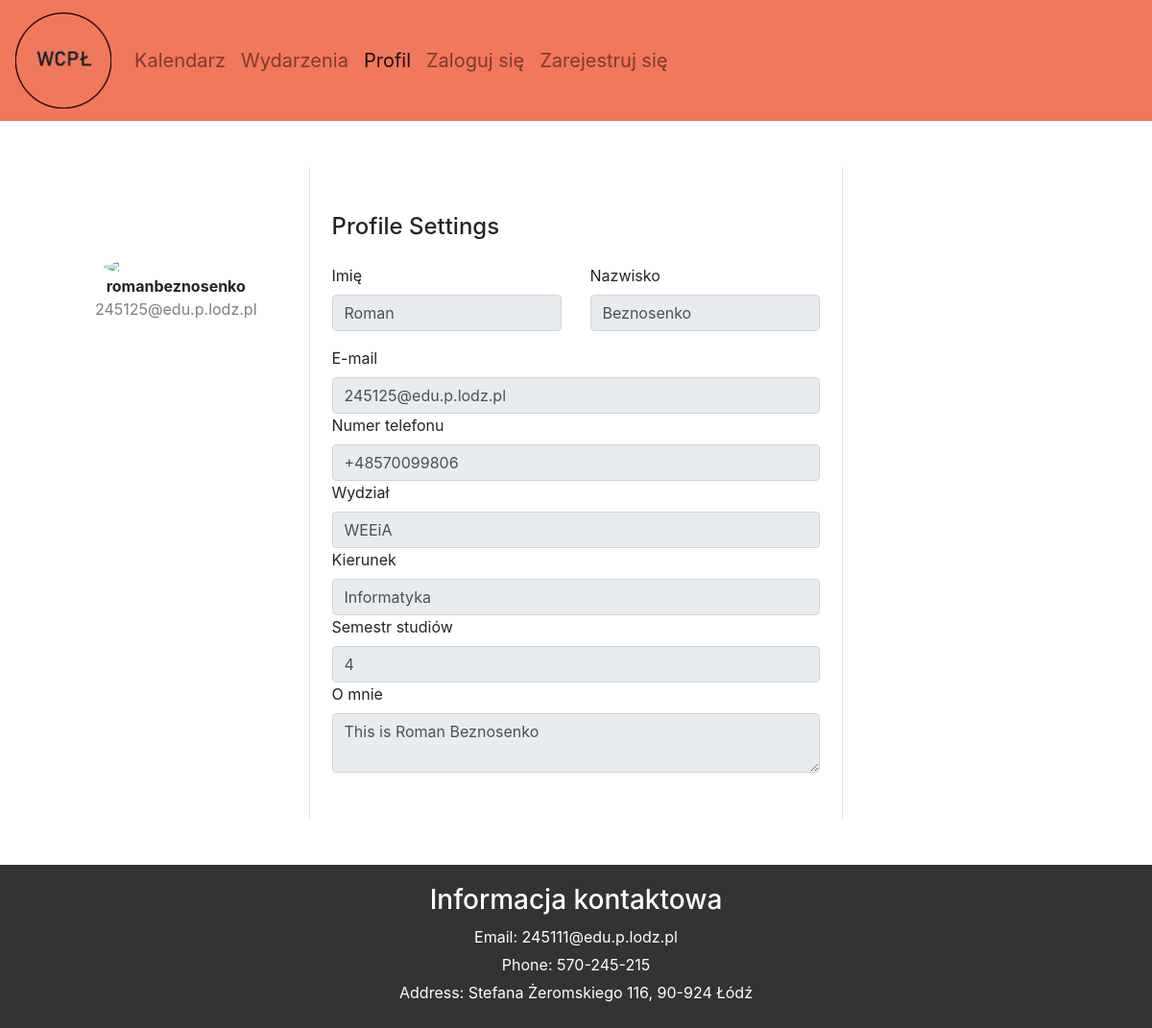
/profile/romanbeznosenko, run on an earlier commit of the app's database.
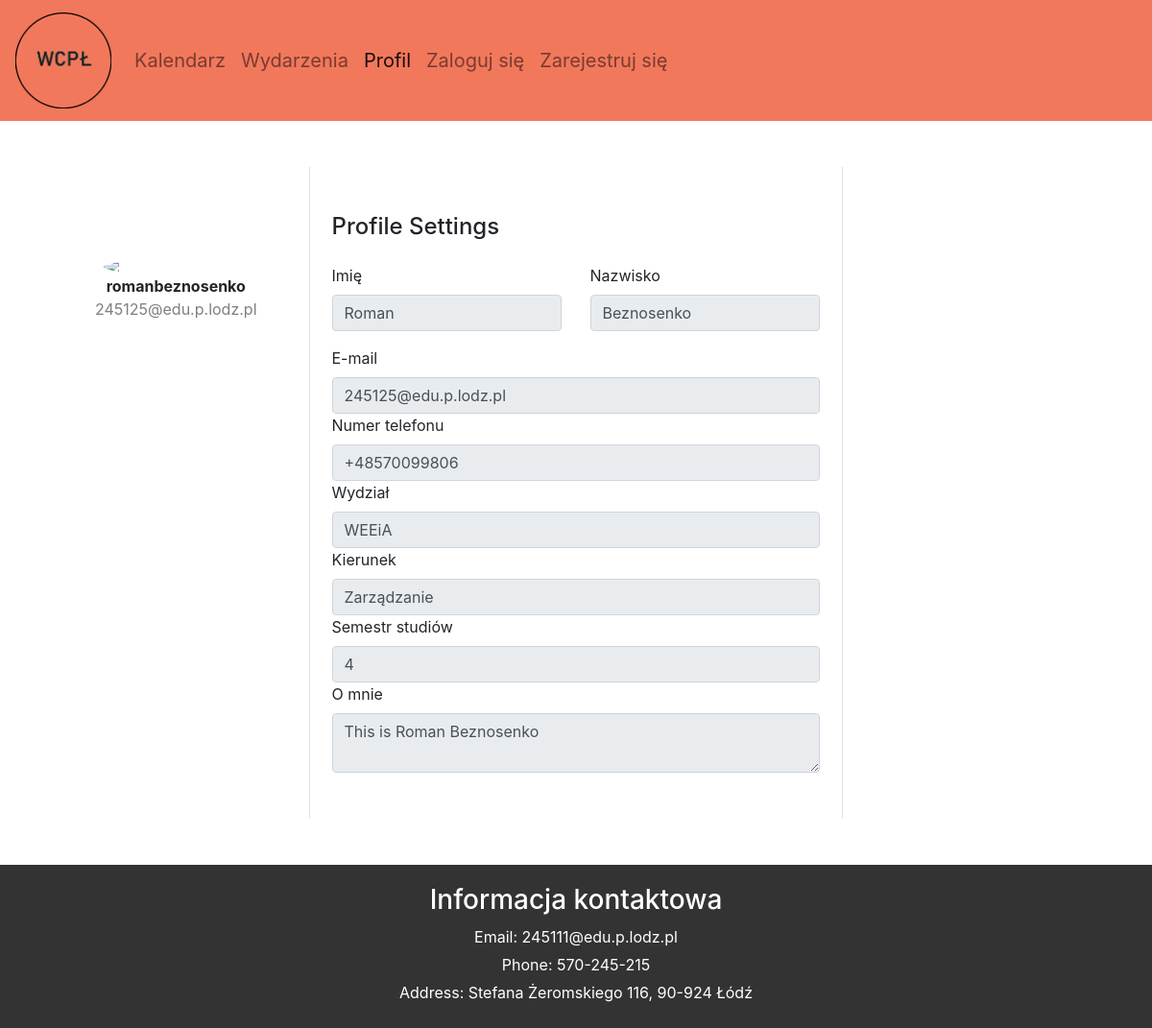
And on a later commit of the database.
### main/models.py (models this page shows, shortened)
class Profile(models.Model):
    user = models.OneToOneField(User, on_delete=models.CASCADE)
    phone_number = models.CharField(max_length=20)
    faculty = models.CharField(max_length=40)
    course = models.CharField(max_length=50)
    semester = models.IntegerField()
    bio = models.TextField()

### main/views.py (the view, shortened to what this page needs)
# urls.py: path('profile/<str:username>', views.profileHome, name='profile-home'),
def profileHome(request, username):
    userInfo = get_object_or_404(User, username=username)
    profile = get_object_or_404(Profile, user=userInfo)
    userCurrent = request.user
    context = {
        'userInfo' : userInfo,
        'profile' : profile,
        'userCurrent' : userCurrent
    }
    return render(request, 'main/profile_home.html', context)

### main/templates/main/profile_home.html (shortened to what this page needs)
{% extends "main/base.html" %}
{% block profile_activate %}
active
{% endblock profile_activate %}
{% block content %}
<div class="container">
    <div class="main">
        <div class="container rounded bg-white mt-5 mb-5">
            <div class="row">
                <div class="col-md-3 border-right">
                    <div class="d-flex flex-column align-items-center text-center p-3 py-5">
                        <img class="rounded-circle mt-5" width="150px" src="https://st3.depositphotos.com/15648834/17930/v/600/depositphotos_179308454-stock-illustration-unknown-person-silhouette-glasses-profile.jpg">
                        <span class="font-weight-bold">{{ userInfo.username }}</span>
                        <span class="text-black-50">{{ userInfo.email }}</span>
                    </div>
                </div>
                <div class="col-md-6 border-right">
                    <div class="p-2 py-5">
                        <div class="d-flex justify-content-between align-items-center mb-3">
                            <h4 class="text-right">Profile Settings</h4>
                        </div>
                        <form method="POST">
                            <div class="row mt-2">
                                <div class="col-md-6"><label class="labels">Imię</label><input type="text" class="form-control" name="first_name" placeholder="Imię" value="{{ userInfo.first_name }}" {% if userCurrent.username != userInfo.username %} disabled {% endif %}></div>
                                <div class="col-md-6"><label class="labels">Nazwisko</label><input type="text" class="form-control" name="last_name" value="{{ userInfo.last_name }}" placeholder="Nazwisko"  {% if userCurrent.username != userInfo.username %} disabled {% endif %}></div>
                            </div>
                            <div class="row mt-3">
                                <div class="col-md-12"><label class="labels">E-mail</label><input type="text" class="form-control" name="email" placeholder="E-mail" value="{{ userInfo.email }}"  {% if userCurrent.username != userInfo.username %} disabled {% endif %}></div>
                                <div class="col-md-12"><label class="labels">Numer telefonu</label><input type="text" class="form-control" name="phone_number" placeholder="Numer telefonu" value="{{ profile.phone_number }}"  {% if userCurrent.username != userInfo.username %} disabled {% endif %}></div>
                                <div class="col-md-12"><label class="labels">Wydział</label><input type="text" class="form-control" name="faculty" placeholder="Wydział" value="{{ profile.faculty }}"  {% if userCurrent.username != userInfo.username %} disabled {% endif %}></div>
                                <div class="col-md-12"><label class="labels">Kierunek</label><input type="text" class="form-control" name="course" placeholder="Kierunek" value="{{ profile.course }}"  {% if userCurrent.username != userInfo.username %} disabled {% endif %}></div>
                                <div class="col-md-12"><label class="labels">Semestr studiów</label><input type="text" class="form-control" name="semester" placeholder="Semestr studiów" value="{{ profile.semester }}"  {% if userCurrent.username != userInfo.username %} disabled {% endif %}></div>
                                <div class="col-md-12"><label class="labels">O mnie</label><textarea type="text" class="form-control" name="bio" placeholder="bio"  {% if userCurrent.username != userInfo.username %} disabled {% endif %}>{{ profile.bio }}</textarea></div>
                            </div>
                        </form>
                    </div>
                </div>
            </div>
        </div>
    </div>
</div>
{% endblock content %}

What changed in the data, as far as the page shows it:
changed Profile "WEEiA": course "Informatyka" → "Zarządzanie"
